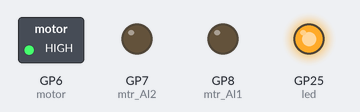
Recording of a program running on a simulated Raspberry Pi Pico running MicroPython. Parts: switched loads named in the program (green lamp = pin HIGH), output pins drawn as LEDs (lit = HIGH). What the program prints to the serial console is not drawn.

Above: at 0.1 s.
Timing chart, 0 to 1.6 s (numbered marks = the images above):
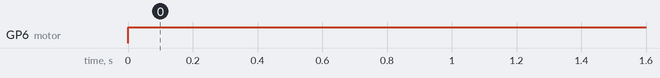

The program:

motor6.py
```python
# Complete project details at https://RandomNerdTutorials.com/raspberry-pi-pico-pwm-micropython/
from machine import Pin   , PWM
from time import sleep

mtr_AI1 = machine.Pin(8, machine.Pin.OUT)
mtr_AI2 = machine.Pin(7, machine.Pin.OUT)

# Set up PWM Pin
#motor = machine.Pin(6, Pin.PULL_UP)
motor = machine.Pin(6)
motor_pwm = PWM(motor)
duty_step = 5000  # Step size for changing the duty cycle 129

#Set PWM frequency
frequency = 500
motor_pwm.freq (frequency)

# mtr_AI1.value(1)
# mtr_AI2.value(0)

led = machine.Pin("WL_GPIO0", machine.Pin.OUT)
led.on()

iteration =1
try:
    while True:
      # Increase the duty cycle gradually
        print("Increase the duty cycle gradually for iteration:", iteration)
#       for duty_cycle in range(32000, 65536, duty_step):
        motor_pwm.duty_u16(65536)
#         print("duty_step:", duty_step)
        sleep(3)

        led.toggle()
        print("led.toggle")

      # Decrease the duty cycle gradually
        print("Decrease the duty cycle gradually for iteration:", iteration)
#       for duty_cycle in range(65536, 32000, -duty_step):
#        motor_pwm.duty_u16(0)
#         print("duty_step:", duty_step)
#        sleep(1)

        led.toggle()
        print("led.toggle")
        print("iteration:", iteration)
        iteration +=1

except KeyboardInterrupt:
    print("Keyboard interrupt")
    motor_pwm.duty_u16(0)
    print(motor_pwm)
    motor_pwm.deinit()
    led.off()
```

Measured:
- by itself, GP6 (motor): LOW → HIGH at 0.00 s
